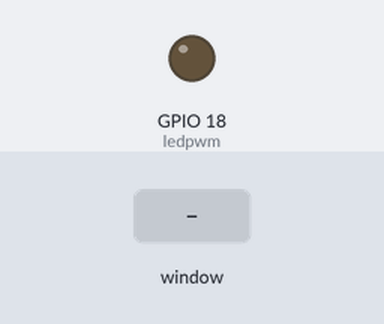
Simulated run of this program. Board: Raspberry Pi (BCM pin numbers). On the bench: output pins drawn as LEDs (lit = HIGH). The inputs (shaded band) are chosen by the test bench. The desktop window is not drawn, its controls go by their first labels and the mouse button is held 0.15 s.

Above: at 1.2 s.
1.3 s: slider 1 in the window set to 50
At 2.5 s:
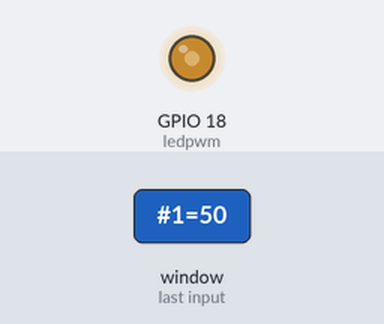
3.5 s: slider 1 in the window set to 100
At 5.2 s:
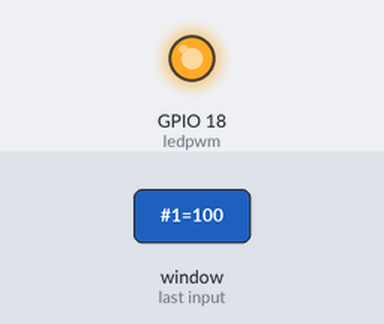
5.5 s: slider 1 in the window set to 25
At 7.2 s:
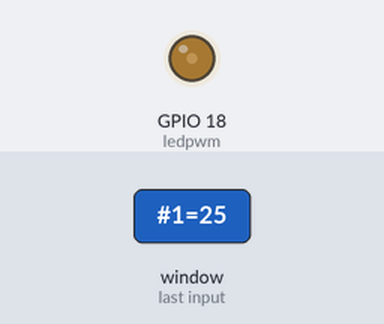
Timing chart, 0 to 8.7 s (numbered marks = the images above; inputs shaded):
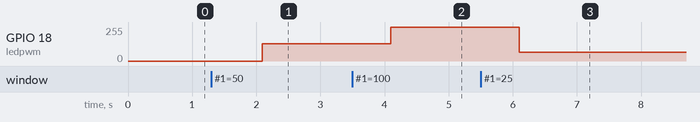

Measured:
- after the input at 1.3 s, GPIO 18 (ledpwm): 0/255 → 128/255 after 0.79 s
- after the input at 3.5 s, GPIO 18 (ledpwm): 128/255 → 255/255 after 0.60 s
- after the input at 5.5 s, GPIO 18 (ledpwm): 255/255 → 64/255 after 0.60 s

The program:

03.py
```python
import RPi.GPIO as GPIO # Cargamos la libreria RPi.GPIO
from tkinter import * # cargamos la libreria para la interfaz grafica
def Valor():          # Metodo que obtiene el valor del escalar en tiempo real
    selection = "Intensidad = " + str(var.get())
    labelintensidad.config(text = selection)
    led.ChangeDutyCycle(var.get())      # LED #1 = i
    root.after(1000,Valor)
def IniciarPines():   #Metodo para iniciar lo pines que se utilizaran
    GPIO.setmode(GPIO.BCM)  # Ponemos la Raspberry en modo BCM
    GPIO.setup(ledpwm, GPIO.OUT)  # Ponemos el pin GPIO nº7 como salida para el LED #1
ledpwm = 18           #Variable para identificar el GPIO 7
IniciarPines()        #Llama al metodo que inicia los pines
led = GPIO.PWM(ledpwm, 100)   # Creamos el objeto led pwm con 100 valores
led.start(0)           # Iniciamos el objeto led a 0 del ciclo de trabajo (completamente apagado)
root = Tk()            # Creamos una interfaz grafica     #Agrega la etiqueta a la interfaz
var = DoubleVar()      #Se define una variable double tkinter
scale = Scale( root, variable = var ) # Creamos un elememto escalar
scale.pack(anchor=CENTER)#El administrador de la interfaz agreaga el escalar
labelintensidad = Label(root)#Se define una etiqueta para desplegar dunamicamente la intensidad
labelintensidad.pack()   #Agrega la etiqueta a la interfaz grafica
Valor()                  #Metodo que se ejecuta automaticamente cada segundo y obtiene el valor del escalar
root.mainloop()          #Ejecuta la interfaz grafica
led.stop()               #Detiene el pin
GPIO.cleanup()          # Libera el pin y termina
```
